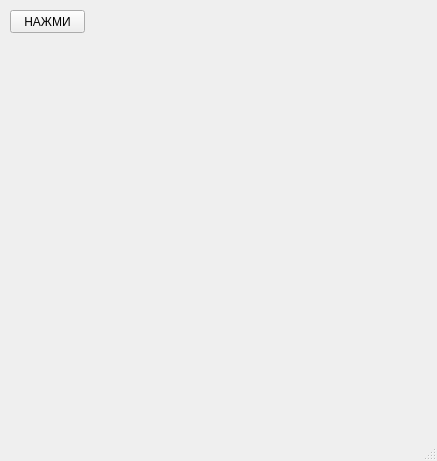
<?xml version="1.0" encoding="UTF-8"?>
<ui version="4.0">
 <class>MainWindow</class>
 <widget class="QMainWindow" name="MainWindow">
  <property name="geometry">
   <rect>
    <x>0</x>
    <y>0</y>
    <width>437</width>
    <height>461</height>
   </rect>
  </property>
  <property name="windowTitle">
   <string>MainWindow</string>
  </property>
  <widget class="QWidget" name="centralwidget">
   <widget class="QPushButton" name="pushButton">
    <property name="geometry">
     <rect>
      <x>10</x>
      <y>10</y>
      <width>75</width>
      <height>23</height>
     </rect>
    </property>
    <property name="text">
     <string>НАЖМИ</string>
    </property>
   </widget>
  </widget>
  <widget class="QMenuBar" name="menubar">
   <property name="geometry">
    <rect>
     <x>0</x>
     <y>0</y>
     <width>437</width>
     <height>21</height>
    </rect>
   </property>
  </widget>
  <widget class="QStatusBar" name="statusbar"/>
 </widget>
 <resources/>
 <connections/>
</ui>
